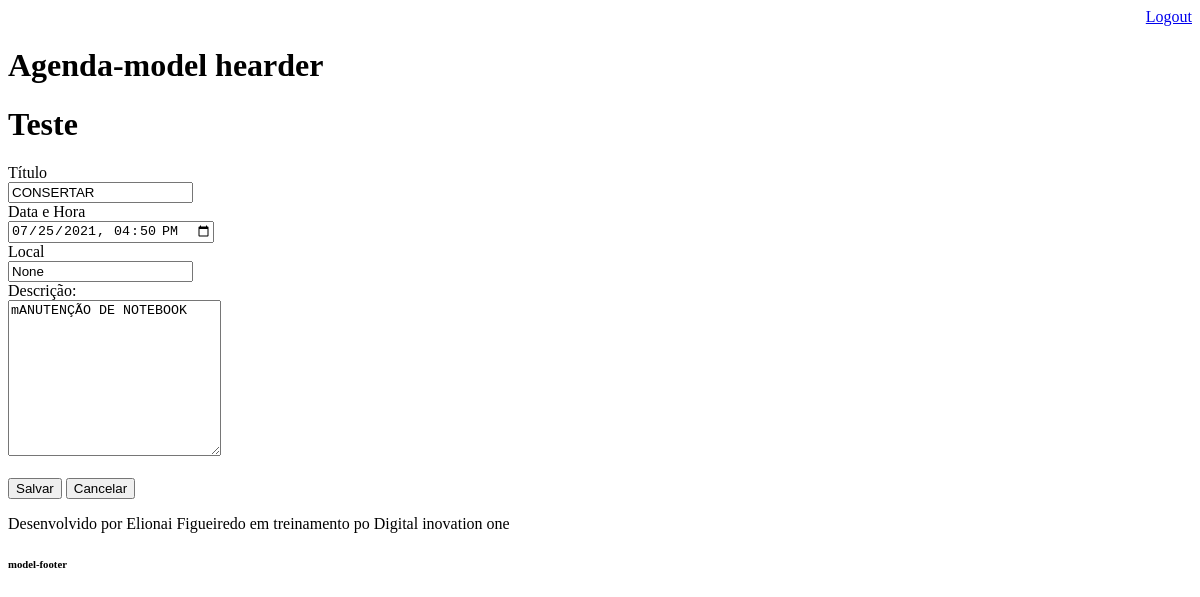
Page /agenda/evento/?id=5 (signed in) on the earlier database version.
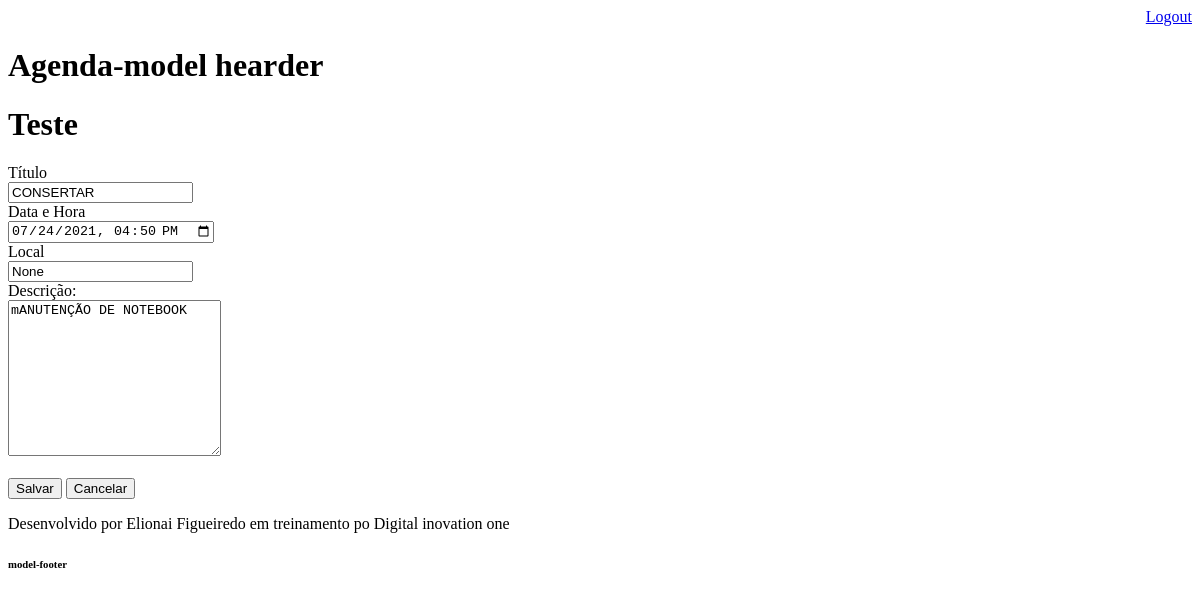
Same page on the later database version.
### core/models.py (models this page shows, shortened)
class Evento(models.Model):
    titulo = models.CharField(max_length=100)
    descricao = models.TextField(blank=True, null=True)
    data_evento = models.DateTimeField(verbose_name='Data do Evento')
    data_criacao = models.DateTimeField(verbose_name='Data da Criação', auto_now=True)
    local = models.CharField(blank=True, null=True, max_length=100)
    usuario = models.ForeignKey(User, on_delete=models.CASCADE)
    def get_data_input_evento(self):
        return self.data_evento.strftime('%Y-%m-%dT%H:%M')

### core/views.py (the view)
# urls.py: path('agenda/evento/', views.evento),
@login_required(login_url='/login/')
def evento(request):
    id_evento = request.GET.get('id')
    dados = {}
    if id_evento:
        dados['evento'] = Evento.objects.get(id=id_evento)
    return render(request, 'evento.html', dados)

### templates/evento.html (shortened to what this page needs)
{% extends "model-page.html" %}
{% block content %}
<h1>Teste</h1>
<form action="submit" method="POST">{% csrf_token %}
    <label>Título</label>
    <br>
    <input type="text" name="titulo" value="{{ evento.titulo}}">
    <br>
    <label>Data e Hora</label>
    <br>
    <input type="datetime-local" name="data_evento" value="{{ evento.get_data_input_evento}}">
    <br>
    <label>Local</label>
    <br>
    <input type="text" name="local" value="{{evento.local}}">
    <br>
    <label>Descrição:</label>
    <br>
    <textarea name="descricao" cols="24" rows="10">{{evento.descricao}}</textarea>
    <br><br>
    <button type="submit">Salvar</button>
    <a href="/">
        <button type="button">Cancelar</button>
    </a>
</form>
{% endblock %}

Differences in the rows shown:
changed Evento "CONSERTAR": data_evento "07/25/2021 16:50" → "07/24/2021 16:50"
